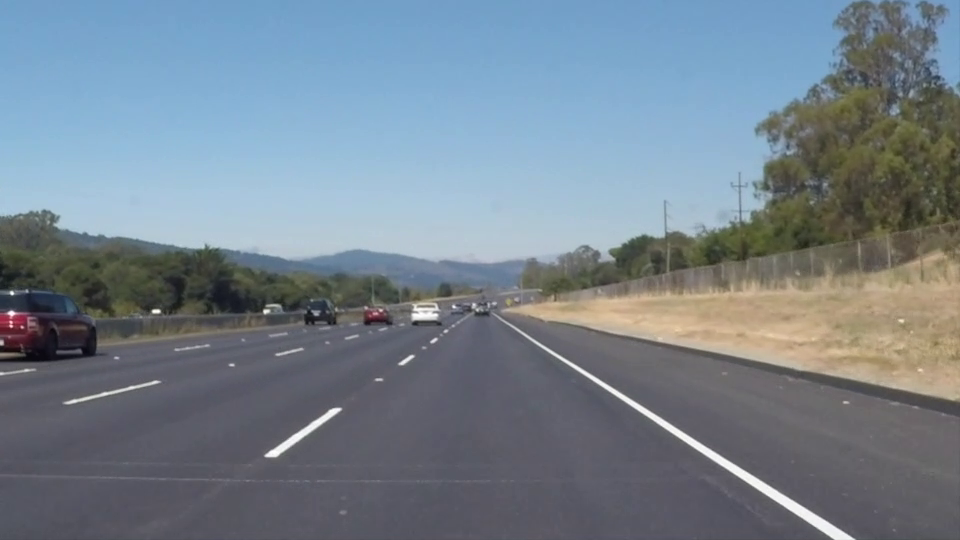
#> input picture frame 22 of lane_detection/whiteline.mp4, 960 x 540 px
$ python prob_2_lane_detection.py
#> lines starting #> are read from the running program, lines starting #| are printed output that depends on the picture; after the words box and inside, x2 and y2 are one past the last pixel; in counts of white or black regions, pixels touching at a corner belong together
# -*- coding: utf-8 -*-
"""lane_detection_it1.ipynb

Automatically generated by Colaboratory.

Original file is located at
    https://colab.research.google.com/drive/1hzRE046sGhe7dEURNS22-vBX0pqg5Y3K
"""

import cv2
import numpy as np

frames = []
cap = cv2.VideoCapture('whiteline.mp4')
if (cap.isOpened() == False):
	print("Unable to open the video file")
else:
  print('the video is stored in the cap variable')
video_output = cv2.VideoWriter('lane_det.avi',cv2.VideoWriter_fourcc(*'DIVX'), 25, (960,540))

"""tried homography first (but lot of noise)"""

while(cap.isOpened()):
        ret, frame = cap.read()
#> frame is the input picture: shape (540, 960, 3); mean B, G, R 141.9, 130.7, 117.7
        if ret == True:

            image = np.copy(frame)
            # image = cv2.flip(image, 1)


            #blurring the frame for noise reduction
            image = cv2.GaussianBlur(image,(3,3), 0)
            image_gray = cv2.cvtColor(image, cv2.COLOR_BGR2GRAY)
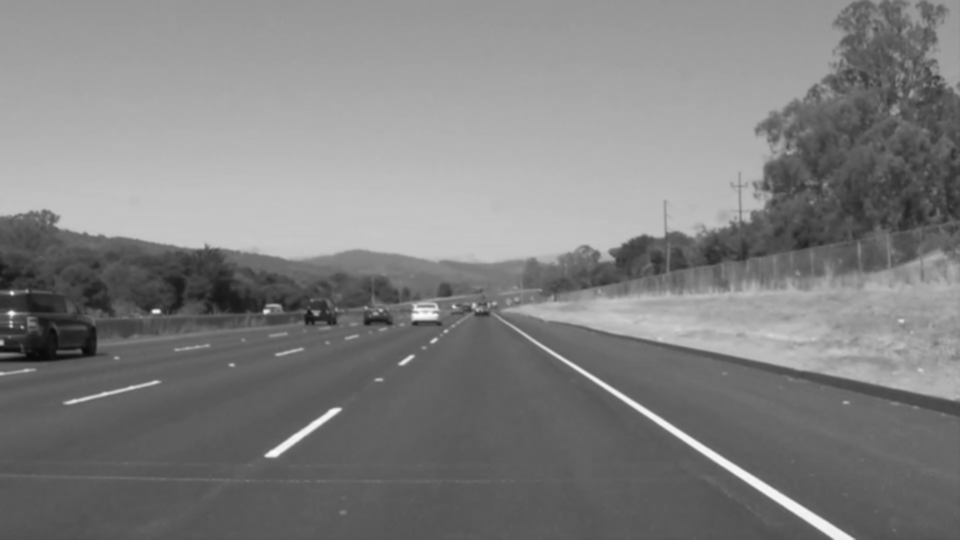
#> image_gray: shape (540, 960); min 9, max 253, mean 128.1
            height, width = image_gray.shape
#> height = 540; width = 960

            triangle = np.array([
                                [20, height],[(width/2)-110, height/1.7], [(width/2)+110, height/1.7], [width-20, height]
                                ])
            window_size_w = int(width/2)
#> window_size_w = 480
            window_size_h = int(height/1.8)
#> window_size_h = 300
            dst_pts  = np.array([
                                [0, window_size_h],[0, 0], [window_size_w, 0], [window_size_w, window_size_h]
                                ])
#> dst_pts = [[0, 300], [0, 0], [480, 0], [480, 300]]
            M, mask = cv2.findHomography(triangle, dst_pts)
#> mask = [1, 1, 1, 1]
            im_out = cv2.warpPerspective(image, M, (window_size_w,window_size_h))
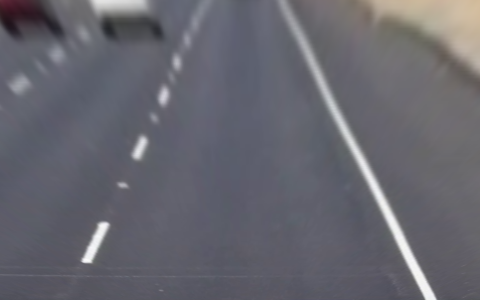
#> im_out: shape (300, 480, 3); mean B, G, R 110.8, 102.3, 102.6
            edges = cv2.Canny(im_out,50,200)
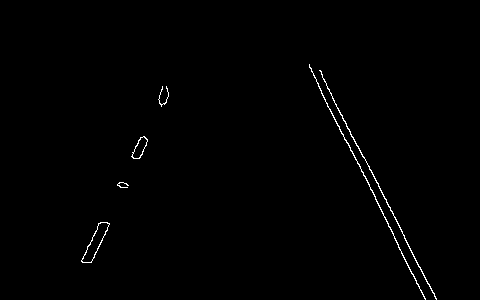
#> edges: shape (300, 480); 0.65% white in thin lines or dots, all inside (x1, y1, x2, y2) = (81, 64, 437, 300)
            cdst = cv2.cvtColor(edges, cv2.COLOR_GRAY2BGR)
            rho = 1
            theta = np.pi/180 #1 deg
            threshold = 30
            minLineLength = 40
            maxLineGap = 15
            linesP = cv2.HoughLinesP(edges, rho, theta, threshold, None, minLineLength, maxLineGap)
#> linesP = [[342, 115, 436, 299], [311, 71, 393, 233], [388, 226, 425, 299], [319, 70, 356, 145]]
            max_pts = np.array(linesP[0][0].shape)
            min_pts = np.array(linesP[0][0].shape)
            max_len = 0
            min_len = np.inf
            if linesP is not None:
                for i in range(0, len(linesP)):
                    l = linesP[i][0]
                    if np.linalg.norm(l[0:2] - l[2:4])>max_len:
                        max_len = np.linalg.norm(l[0:2] - l[2:4])
                        max_pts = l
#> this loop made 4 passes
#> (max_len, max_pts) on pass 1: (206.6, [342, 115, 436, 299])
#> after the loop, max_len = 206.6
            slope = (max_pts[3] - max_pts[1])/(max_pts[2] - max_pts[0])
#> slope = 1.96


####################for plotting solid line####################
            list_s = []
            y_array_s = []
            solid_array = []
            if linesP is not None:
                for i in range(0, len(linesP)):
                    l = linesP[i][0]
                    slope_s = (l[3] - l[1])/(l[2] - l[0])
                    if np.sign(slope_s)== np.sign(slope):
                        list_s.append(l[0])
                        list_s.append(l[2])
                        y_array_s.append(l[1])
                        y_array_s.append(l[3])
                        solid_array.append([l[0],l[1]])
                        solid_array.append([l[2],l[3]])
#> this loop made 4 passes
#> (l, slope_s) on passes 1 to 4: ([342, 115, 436, 299], 1.96), ([311, 71, 393, 233], 1.98), ([388, 226, 425, 299], 1.97), ([319, 70, 356, 145], 2.03)
#> after the loop, list_s = [342, 436, 311, 393, 388, 425, 319, 356]; solid_array = [[342, 115], [436, 299], [311, 71], [393, 233], [388, 226], [425, 299], [319, 70], [356, 145]]; y_array_s = [115, 299, 71, 233, 226, 299, 70, 145]
            if (len(solid_array)>=4):

                list_s = np.array(list_s)
                A_s = np.vstack([list_s, np.ones(len(list_s))]).T
#> A_s = [[342, 1], [436, 1], [311, 1], [393, 1], [388, 1], [425, 1], [319, 1], [356, 1]]
                y_array_s = np.array(y_array_s)
                m_s, c_s = np.linalg.lstsq(A_s, y_array_s, rcond=None)[0]
#> m_s = 2.01; c_s = -565.3
                y_plot_1_s = height-40
                x_plot_1_s = int((y_plot_1_s - c_s)/m_s)
#> x_plot_1_s = 529
                y_plot_2_s = 150
                x_plot_2_s = int((y_plot_2_s - c_s)/m_s)
#> x_plot_2_s = 355
                cv2.line(im_out, (x_plot_1_s, y_plot_1_s), (x_plot_2_s, y_plot_2_s), (0,255,0), 10, cv2.LINE_AA)
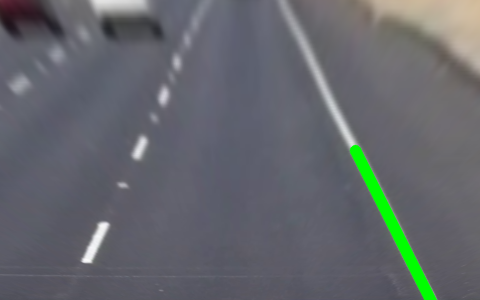
#> im_out: shape (300, 480, 3); 1.52% of pixels changed, all inside (x1, y1, x2, y2) = (349, 144, 438, 300)

            else:
                cv2.line(im_out, (x_plot_1_s, y_plot_1_s), (x_plot_2_s, y_plot_2_s), (0,255,0), 10, cv2.LINE_AA)


###################################################################


####################for plotting dotted line####################
            if max_pts[1]<max_pts[3]:
                sorted_max = max_pts[0]
#> sorted_max = 342
            else:
                sorted_max = max_pts[2]
            x_array = []
            y_array = []
            min_array = []
            if linesP is not None:
                for i in range(0, len(linesP)):
                    l = linesP[i][0]
                    # if np.linalg.norm(l[0:2] - l[2:4])<min_len:
                    slope_d = (l[3] - l[1])/(l[2] - l[0])
                    if np.abs(sorted_max - l[0])>50 and np.sign(slope_d)== -np.sign(slope):
                            # print(sorted_max, l[0], l[2])
                            min_len = np.linalg.norm(l[0:2] - l[2:4])
                            min_pts = l
                            x_array.append(min_pts[0])
                            x_array.append(min_pts[2])
                            y_array.append(min_pts[1])
                            y_array.append(min_pts[3])
                            min_array.append([min_pts[0],min_pts[1]])
                            min_array.append([min_pts[2],min_pts[3]])
#> this loop made 4 passes
#> after the loop, min_array = []; x_array = []; y_array = []
                            # cv2.line(im_out, (min_pts[0], min_pts[1]), (min_pts[2], min_pts[3]), (0,0,255), 10, cv2.LINE_AA)
            if (len(min_array)>=2):

                x_array = np.array(x_array)
                A = np.vstack([x_array, np.ones(len(x_array))]).T
                y_array = np.array(y_array)
                m, c = np.linalg.lstsq(A, y_array, rcond=None)[0]
                y_plot_1 = height-40
                x_plot_1 = int((y_plot_1 - c)/m)
                y_plot_2 = 150
                x_plot_2 = int((y_plot_2 - c)/m)
                cv2.line(im_out, (x_plot_1, y_plot_1), (x_plot_2, y_plot_2), (0,0,255), 10, cv2.LINE_AA)

            else:
#> (the run stopped early here; a loop or call above may not have finished)

$ run again, starting later in the video
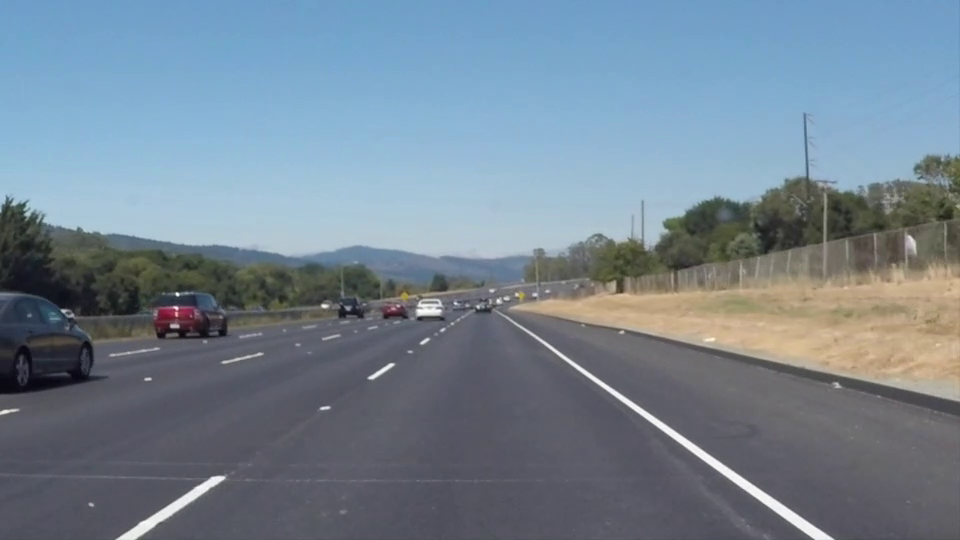
#> input picture frame 99 of lane_detection/whiteline.mp4, 960 x 540 px
#> frame is the input picture: shape (540, 960, 3); mean B, G, R 146, 132.3, 116.7
#> `edges = cv2.Canny(im_out,50,200)`:
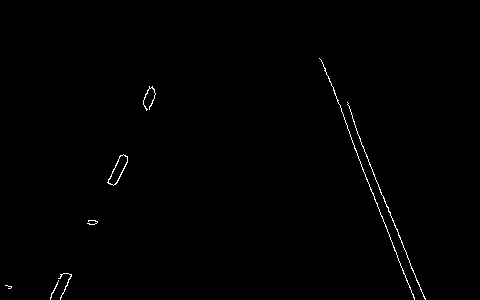
#> edges: shape (300, 480); 0.53% white in thin lines or dots, all inside (x1, y1, x2, y2) = (5, 58, 426, 300)
#> linesP = [[321, 60, 409, 287], [352, 118, 425, 299], [356, 130, 423, 296]]
#> the loop `for i in range(0, len(linesP)):` made 3 passes
#> (max_len, max_pts) on pass 1: (243.5, [321, 60, 409, 287])
#> after the loop `for i in range(0, len(linesP)):`: max_len = 243.5
#> slope = 2.58
#> the loop `for i in range(0, len(linesP)):` made 3 passes
#> (l, slope_s) on passes 1 to 3: ([321, 60, 409, 287], 2.58), ([352, 118, 425, 299], 2.48), ([356, 130, 423, 296], 2.48)
#> after the loop `for i in range(0, len(linesP)):`: list_s = [321, 409, 352, 425, 356, 423]; solid_array = [[321, 60], [409, 287], [352, 118], [425, 299], [356, 130], [423, 296]]; y_array_s = [60, 287, 118, 299, 130, 296]
#> A_s = [[321, 1], [409, 1], [352, 1], [425, 1], [356, 1], [423, 1]]
#> m_s = 2.45; c_s = -733.3
#> x_plot_1_s = 504
#> x_plot_2_s = 361
#> `cv2.line(im_out, (x_plot_1_s, y_plot_1_s), (x_plot_2_s, y_plot_2_s), (..`:
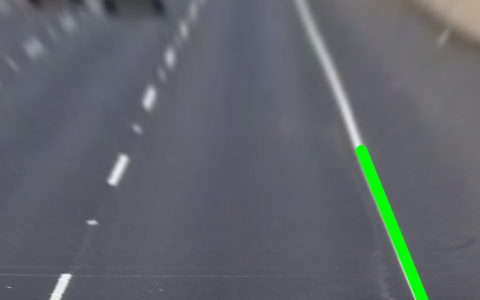
#> im_out: shape (300, 480, 3); mean B, G, R 106.8, 100.4, 96.3
#> sorted_max = 321
#> the loop `for i in range(0, len(linesP)):` made 3 passes
#> after the loop `for i in range(0, len(linesP)):`: min_array = []

$ run again, starting later in the video
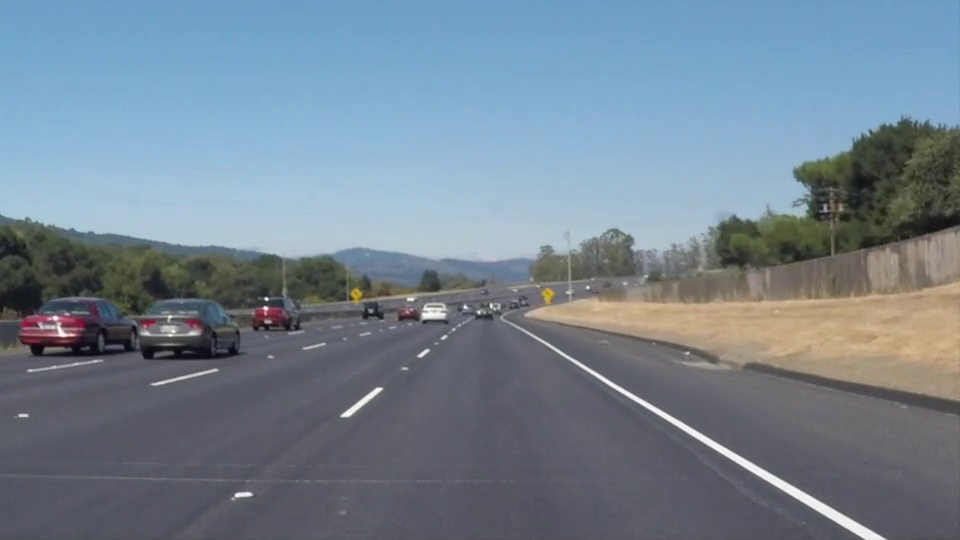
#> input picture frame 176 of lane_detection/whiteline.mp4, 960 x 540 px
#> frame is the input picture: shape (540, 960, 3); mean B, G, R 145.2, 131.6, 116.5
#> `edges = cv2.Canny(im_out,50,200)`:
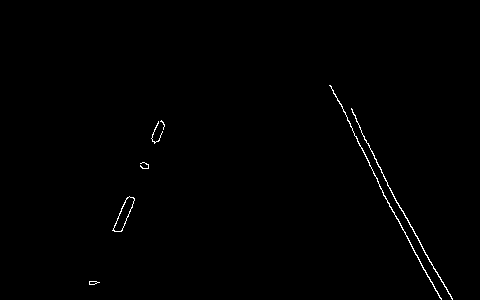
#> edges: shape (300, 480); 0.55% white in thin lines or dots, all inside (x1, y1, x2, y2) = (89, 85, 453, 300)
#> linesP = [[394, 198, 452, 299], [394, 212, 427, 276], [330, 85, 392, 211], [351, 108, 387, 185], [339, 102, 367, 158], [387, 183, 418, 238]]
#> the loop `for i in range(0, len(linesP)):` made 6 passes
#> (max_len, max_pts) on passes 1, 3: (116.5, [394, 198, 452, 299]), (140.4, [330, 85, 392, 211])
#> after the loop `for i in range(0, len(linesP)):`: max_len = 140.4
#> slope = 2.03
#> the loop `for i in range(0, len(linesP)):` made 6 passes
#> (l, slope_s) on passes 1 to 6: ([394, 198, 452, 299], 1.74), ([394, 212, 427, 276], 1.94), ([330, 85, 392, 211], 2.03), ([351, 108, 387, 185], 2.14), ([339, 102, 367, 158], 2), ([387, 183, 418, 238], 1.77)
#> after the loop `for i in range(0, len(linesP)):`: list_s = [394, 452, 394, 427, 330, 392, 351, 387, 339, 367, 387, 418]; solid_array = [[394, 198], [452, 299], [394, 212], [427, 276], [330, 85], [392, 211], [351, 108], [387, 185], [339, 102], [367, 158], [387, 183], [418, 238]]; y_array_s = [198, 299, 212, 276, 85, 211, 108, 185, 102, 158, 183, 238]
#> A_s = [[394, 1], [452, 1], [394, 1], [427, 1], [330, 1], [392, 1], [351, 1], [387, 1], [339, 1], [367, 1], [387, 1], [418, 1]]
#> m_s = 1.85; c_s = -525.2
#> x_plot_1_s = 555
#> x_plot_2_s = 365
#> `cv2.line(im_out, (x_plot_1_s, y_plot_1_s), (x_plot_2_s, y_plot_2_s), (..`:
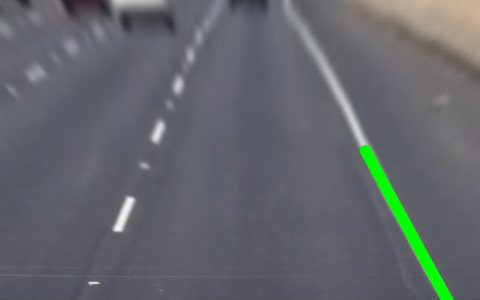
#> im_out: shape (300, 480, 3); mean B, G, R 107.7, 102.6, 98.9
#> sorted_max = 330
#> the loop `for i in range(0, len(linesP)):` made 6 passes
#> after the loop `for i in range(0, len(linesP)):`: min_array = []
